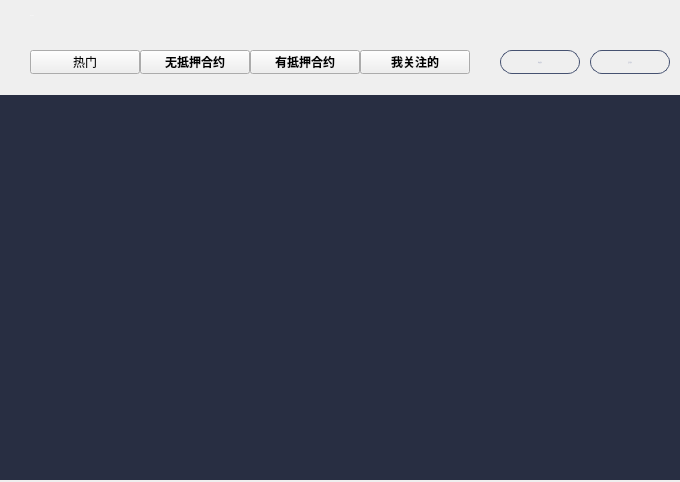
<?xml version="1.0" encoding="UTF-8"?>
<ui version="4.0">
 <class>SmartContractPage</class>
 <widget class="QWidget" name="SmartContractPage">
  <property name="geometry">
   <rect>
    <x>0</x>
    <y>0</y>
    <width>680</width>
    <height>482</height>
   </rect>
  </property>
  <property name="windowTitle">
   <string>Form</string>
  </property>
  <property name="styleSheet">
   <string notr="true"/>
  </property>
  <widget class="QToolButton" name="hotBtn">
   <property name="geometry">
    <rect>
     <x>30</x>
     <y>50</y>
     <width>110</width>
     <height>24</height>
    </rect>
   </property>
   <property name="font">
    <font>
     <family>微软雅黑</family>
     <pointsize>9</pointsize>
     <weight>9</weight>
     <italic>false</italic>
     <bold>false</bold>
    </font>
   </property>
   <property name="cursor">
    <cursorShape>PointingHandCursor</cursorShape>
   </property>
   <property name="styleSheet">
    <string notr="true">font: 75 9pt &quot;微软雅黑&quot;;</string>
   </property>
   <property name="text">
    <string>热门</string>
   </property>
  </widget>
  <widget class="QToolButton" name="normalBtn">
   <property name="geometry">
    <rect>
     <x>140</x>
     <y>50</y>
     <width>110</width>
     <height>24</height>
    </rect>
   </property>
   <property name="font">
    <font>
     <family>微软雅黑</family>
     <weight>75</weight>
     <italic>false</italic>
     <bold>true</bold>
    </font>
   </property>
   <property name="cursor">
    <cursorShape>PointingHandCursor</cursorShape>
   </property>
   <property name="styleSheet">
    <string notr="true"/>
   </property>
   <property name="text">
    <string>无抵押合约</string>
   </property>
  </widget>
  <widget class="QToolButton" name="mortgageBtn">
   <property name="geometry">
    <rect>
     <x>250</x>
     <y>50</y>
     <width>110</width>
     <height>24</height>
    </rect>
   </property>
   <property name="font">
    <font>
     <family>微软雅黑</family>
     <weight>75</weight>
     <italic>false</italic>
     <bold>true</bold>
    </font>
   </property>
   <property name="cursor">
    <cursorShape>PointingHandCursor</cursorShape>
   </property>
   <property name="styleSheet">
    <string notr="true"/>
   </property>
   <property name="text">
    <string>有抵押合约</string>
   </property>
  </widget>
  <widget class="QToolButton" name="myBtn">
   <property name="geometry">
    <rect>
     <x>360</x>
     <y>50</y>
     <width>110</width>
     <height>24</height>
    </rect>
   </property>
   <property name="font">
    <font>
     <family>微软雅黑</family>
     <weight>75</weight>
     <italic>false</italic>
     <bold>true</bold>
    </font>
   </property>
   <property name="cursor">
    <cursorShape>PointingHandCursor</cursorShape>
   </property>
   <property name="styleSheet">
    <string notr="true"/>
   </property>
   <property name="text">
    <string>我关注的</string>
   </property>
  </widget>
  <widget class="QScrollArea" name="scrollArea">
   <property name="geometry">
    <rect>
     <x>0</x>
     <y>95</y>
     <width>680</width>
     <height>385</height>
    </rect>
   </property>
   <property name="font">
    <font>
     <family>微软雅黑</family>
     <weight>50</weight>
     <italic>false</italic>
     <bold>false</bold>
    </font>
   </property>
   <property name="styleSheet">
    <string notr="true">QScrollArea{border:none;}</string>
   </property>
   <property name="lineWidth">
    <number>1</number>
   </property>
   <property name="verticalScrollBarPolicy">
    <enum>Qt::ScrollBarAsNeeded</enum>
   </property>
   <property name="horizontalScrollBarPolicy">
    <enum>Qt::ScrollBarAlwaysOff</enum>
   </property>
   <property name="widgetResizable">
    <bool>true</bool>
   </property>
   <widget class="QWidget" name="scrollAreaWidgetContents">
    <property name="geometry">
     <rect>
      <x>0</x>
      <y>0</y>
      <width>680</width>
      <height>385</height>
     </rect>
    </property>
    <property name="font">
     <font>
      <family>微软雅黑</family>
      <weight>50</weight>
      <italic>false</italic>
      <bold>false</bold>
     </font>
    </property>
    <property name="styleSheet">
     <string notr="true">#scrollAreaWidgetContents{background-color:rgb(40,46,66);}
</string>
    </property>
   </widget>
  </widget>
  <widget class="QToolButton" name="addContractBtn">
   <property name="geometry">
    <rect>
     <x>500</x>
     <y>50</y>
     <width>80</width>
     <height>24</height>
    </rect>
   </property>
   <property name="font">
    <font>
     <family>微软雅黑</family>
     <pointsize>-1</pointsize>
     <weight>50</weight>
     <italic>false</italic>
     <bold>false</bold>
    </font>
   </property>
   <property name="cursor">
    <cursorShape>PointingHandCursor</cursorShape>
   </property>
   <property name="styleSheet">
    <string notr="true">QToolButton{color:rgb(192,196,212);border:1px solid  rgb(70,82,113);border-radius:12px;
background-color: transparent;
font: 12px &quot;微软雅黑&quot;;}
QToolButton:hover{color:white;border-color:rgb(24,140,249);background-color:rgb(24,140,249);}</string>
   </property>
   <property name="text">
    <string>添加合约</string>
   </property>
  </widget>
  <widget class="QToolButton" name="createContractBtn">
   <property name="geometry">
    <rect>
     <x>590</x>
     <y>50</y>
     <width>80</width>
     <height>24</height>
    </rect>
   </property>
   <property name="font">
    <font>
     <family>微软雅黑</family>
     <pointsize>-1</pointsize>
     <weight>50</weight>
     <italic>false</italic>
     <bold>false</bold>
    </font>
   </property>
   <property name="cursor">
    <cursorShape>PointingHandCursor</cursorShape>
   </property>
   <property name="styleSheet">
    <string notr="true">QToolButton{color:rgb(192,196,212);border:1px solid  rgb(70,82,113);border-radius:12px;
background-color: transparent;
font: 12px &quot;微软雅黑&quot;;}
QToolButton:hover{color:white;border-color:rgb(24,140,249);background-color:rgb(24,140,249);}</string>
   </property>
   <property name="text">
    <string>发行合约</string>
   </property>
  </widget>
  <widget class="QLabel" name="contactLabel">
   <property name="geometry">
    <rect>
     <x>30</x>
     <y>5</y>
     <width>120</width>
     <height>21</height>
    </rect>
   </property>
   <property name="font">
    <font>
     <family>微软雅黑</family>
     <pointsize>-1</pointsize>
     <weight>50</weight>
     <italic>false</italic>
     <bold>false</bold>
    </font>
   </property>
   <property name="styleSheet">
    <string notr="true">color: white;
font: 18px &quot;微软雅黑&quot;;</string>
   </property>
   <property name="text">
    <string>Contract</string>
   </property>
  </widget>
 </widget>
 <resources/>
 <connections/>
</ui>
